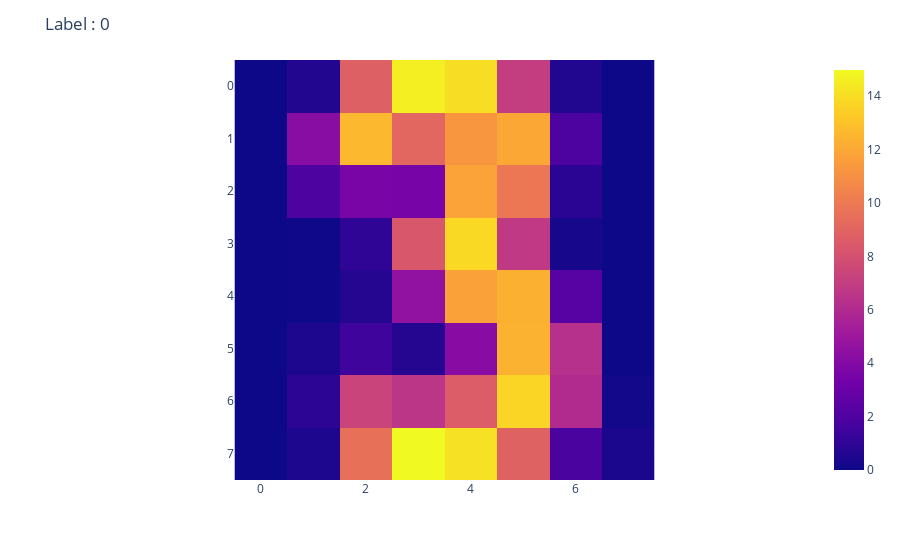
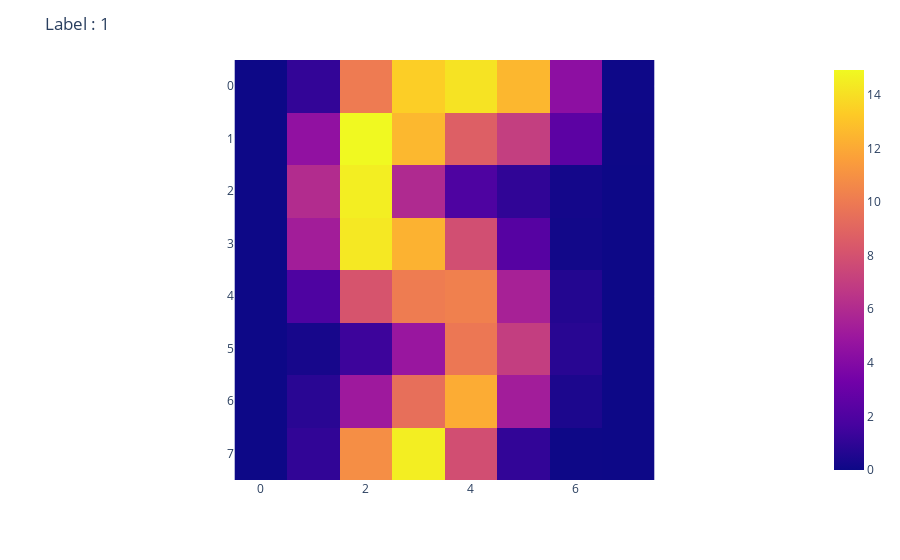

Write notebook code for charts like these, in order.
### Markdown cell above
9. Try to visualize each of the centroids and compare them with the different labels. What do you notice?

### Code cell
# on transforme le tableau 10x64 des centroids en une pile de 10 vignettes de 8x8 pixels
vignette = centroid.reshape(10,8,8)

for i in range(2):
  fig = px.imshow(vignette[i])
  fig.update_layout(title = f"Label : {i}")
  fig.show()

### Figure 1 — Plotly figure (JSON) as saved in the notebook; plotly's stock layout.template omitted (floating-point values rounded to 4 significant figures)
{"data": [{"coloraxis": "coloraxis", "hovertemplate": "x: %{x}<br>y: %{y}<br>color: %{z}<extra></extra>", "name": "0", "type": "heatmap", "xaxis": "x", "yaxis": "y", "z": [[0, 0.5989, 8.746, 14.62, 14.03, 7.011, 0.5706, -5.551e-17], [0.0113, 4.203, 12.62, 9.085, 11.24, 11.98, 1.876, 0.0113], [0.00565, 1.893, 3.61, 3.542, 11.8, 9.876, 0.8531, -6.939e-18], [-2.168e-19, 0.0565, 0.9548, 8.299, 13.84, 6.768, 0.3051, -4.337e-19], [0, 0.06215, 0.678, 4.576, 11.74, 12.29, 2.316, 0], [-1.735e-18, 0.452, 1.446, 0.6893, 4.186, 12.37, 6.328, 0.00565], [1.735e-18, 0.9209, 7.333, 6.599, 8.616, 13.71, 6.056, 0.1751], [-1.084e-19, 0.4746, 9.542, 14.98, 14.13, 8.853, 1.842, 0.4181]]}], "layout": {"coloraxis": {"colorscale": [[0, "#0d0887"], [0.1111, "#46039f"], [0.2222, "#7201a8"], [0.3333, "#9c179e"], [0.4444, "#bd3786"], [0.5556, "#d8576b"], [0.6667, "#ed7953"], [0.7778, "#fb9f3a"], [0.8889, "#fdca26"], [1, "#f0f921"]]}, "margin": {"t": 60}, "title": {"text": "Label : 0"}, "xaxis": {"anchor": "y", "constrain": "domain", "domain": [0, 1], "scaleanchor": "y"}, "yaxis": {"anchor": "x", "autorange": "reversed", "constrain": "domain", "domain": [0, 1]}}}

### Figure 2 — Plotly figure (JSON) as saved in the notebook; plotly's stock layout.template omitted (floating-point values rounded to 4 significant figures)
{"data": [{"coloraxis": "coloraxis", "hovertemplate": "x: %{x}<br>y: %{y}<br>color: %{z}<extra></extra>", "name": "0", "type": "heatmap", "xaxis": "x", "yaxis": "y", "z": [[0, 1.107, 10.03, 13.41, 14.16, 12.54, 4.376, 0.04027], [0.006711, 4.557, 14.93, 12.56, 8.705, 7.034, 2.477, 0.03356], [0.01342, 6.074, 14.53, 5.953, 1.973, 1.027, 0.2013, -2.082e-17], [0.006711, 5.302, 14.34, 12.36, 7.859, 2.262, 0.1477, -4.337e-19], [0, 1.946, 8.154, 10.09, 10.27, 5.51, 0.6376, 0], [-1.735e-18, 0.302, 1.396, 4.872, 9.872, 7.02, 0.7785, 0], [8.674e-19, 0.8054, 5.06, 9.477, 12.13, 5.275, 0.443, -8.327e-17], [-1.084e-19, 1.054, 10.89, 14.54, 7.839, 1.087, 0.02013, 0]]}], "layout": {"coloraxis": {"colorscale": [[0, "#0d0887"], [0.1111, "#46039f"], [0.2222, "#7201a8"], [0.3333, "#9c179e"], [0.4444, "#bd3786"], [0.5556, "#d8576b"], [0.6667, "#ed7953"], [0.7778, "#fb9f3a"], [0.8889, "#fdca26"], [1, "#f0f921"]]}, "margin": {"t": 60}, "title": {"text": "Label : 1"}, "xaxis": {"anchor": "y", "constrain": "domain", "domain": [0, 1], "scaleanchor": "y"}, "yaxis": {"anchor": "x", "autorange": "reversed", "constrain": "domain", "domain": [0, 1]}}}
